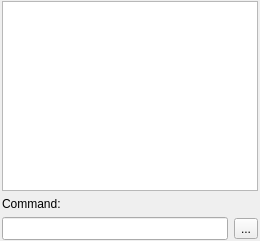
<?xml version="1.0" encoding="UTF-8"?>
<ui version="4.0">
 <class>QG_Lsp_CommandWidget</class>
 <widget class="QWidget" name="QG_Lsp_CommandWidget">
  <property name="geometry">
   <rect>
    <x>0</x>
    <y>0</y>
    <width>260</width>
    <height>241</height>
   </rect>
  </property>
  <property name="windowTitle">
   <string>Command Line</string>
  </property>
  <layout class="QGridLayout" name="gridLayout" rowstretch="10,0,0">
   <property name="leftMargin">
    <number>2</number>
   </property>
   <property name="topMargin">
    <number>1</number>
   </property>
   <property name="rightMargin">
    <number>2</number>
   </property>
   <property name="bottomMargin">
    <number>1</number>
   </property>
   <item row="2" column="0">
    <widget class="QG_Lsp_CommandEdit" name="leCommand">
     <property name="minimumSize">
      <size>
       <width>0</width>
       <height>23</height>
      </size>
     </property>
     <property name="baseSize">
      <size>
       <width>0</width>
       <height>23</height>
      </size>
     </property>
     <property name="toolTip">
      <string>Enter your command here</string>
     </property>
    </widget>
   </item>
   <item row="2" column="1">
    <widget class="QToolButton" name="options_button">
     <property name="toolTip">
      <string>Click to see more options</string>
     </property>
     <property name="text">
      <string>...</string>
     </property>
     <property name="icon">
      <iconset resource="../../../../res/icons/icons.qrc">
       <normaloff>:/icons/options.svg</normaloff>:/icons/options.svg</iconset>
     </property>
     <property name="iconSize">
      <size>
       <width>12</width>
       <height>12</height>
      </size>
     </property>
     <property name="popupMode">
      <enum>QToolButton::InstantPopup</enum>
     </property>
     <property name="toolButtonStyle">
      <enum>Qt::ToolButtonIconOnly</enum>
     </property>
    </widget>
   </item>
   <item row="1" column="0" colspan="2">
    <widget class="QLabel" name="lCommand">
     <property name="text">
      <string>Command:</string>
     </property>
     <property name="wordWrap">
      <bool>false</bool>
     </property>
    </widget>
   </item>
   <item row="0" column="0" colspan="2">
    <widget class="QG_Lsp_CommandHistory" name="teHistory">
     <property name="sizePolicy">
      <sizepolicy hsizetype="Expanding" vsizetype="Minimum">
       <horstretch>0</horstretch>
       <verstretch>0</verstretch>
      </sizepolicy>
     </property>
     <property name="minimumSize">
      <size>
       <width>1</width>
       <height>1</height>
      </size>
     </property>
     <property name="focusPolicy">
      <enum>Qt::NoFocus</enum>
     </property>
     <property name="toolTip">
      <string>Command history and output</string>
     </property>
     <property name="lineWidth">
      <number>0</number>
     </property>
     <property name="horizontalScrollBarPolicy">
      <enum>Qt::ScrollBarAlwaysOff</enum>
     </property>
     <property name="documentTitle">
      <string notr="true"/>
     </property>
     <property name="undoRedoEnabled">
      <bool>false</bool>
     </property>
     <property name="readOnly">
      <bool>true</bool>
     </property>
     <property name="html">
      <string notr="true">&lt;!DOCTYPE HTML PUBLIC &quot;-//W3C//DTD HTML 4.0//EN&quot; &quot;http://www.w3.org/TR/REC-html40/strict.dtd&quot;&gt;
&lt;html&gt;&lt;head&gt;&lt;meta name=&quot;qrichtext&quot; content=&quot;1&quot; /&gt;&lt;meta charset=&quot;utf-8&quot; /&gt;&lt;style type=&quot;text/css&quot;&gt;
p, li { white-space: pre-wrap; }
hr { height: 1px; border-width: 0; }
li.unchecked::marker { content: &quot;\2610&quot;; }
li.checked::marker { content: &quot;\2612&quot;; }
&lt;/style&gt;&lt;/head&gt;&lt;body style=&quot; font-family:'Segoe UI'; font-size:9pt; font-weight:400; font-style:normal;&quot;&gt;
&lt;p style=&quot;-qt-paragraph-type:empty; margin-top:0px; margin-bottom:0px; margin-left:0px; margin-right:0px; -qt-block-indent:0; text-indent:0px; font-family:'Sans'; font-size:10pt;&quot;&gt;&lt;br /&gt;&lt;/p&gt;&lt;/body&gt;&lt;/html&gt;</string>
     </property>
     <property name="acceptRichText">
      <bool>false</bool>
     </property>
     <property name="linkUnderline" stdset="0">
      <bool>false</bool>
     </property>
    </widget>
   </item>
  </layout>
 </widget>
 <layoutdefault spacing="6" margin="11"/>
 <customwidgets>
  <customwidget>
   <class>QG_Lsp_CommandHistory</class>
   <extends>QTextEdit</extends>
   <header>qg_lsp_commandhistory.h</header>
  </customwidget>
  <customwidget>
   <class>QG_Lsp_CommandEdit</class>
   <extends>QLineEdit</extends>
   <header>qg_lsp_commandedit.h</header>
  </customwidget>
 </customwidgets>
 <resources>
  <include location="../../../../res/icons/icons.qrc"/>
  <include location="../../../../res/icons/icons.qrc"/>
 </resources>
 <connections/>
</ui>
